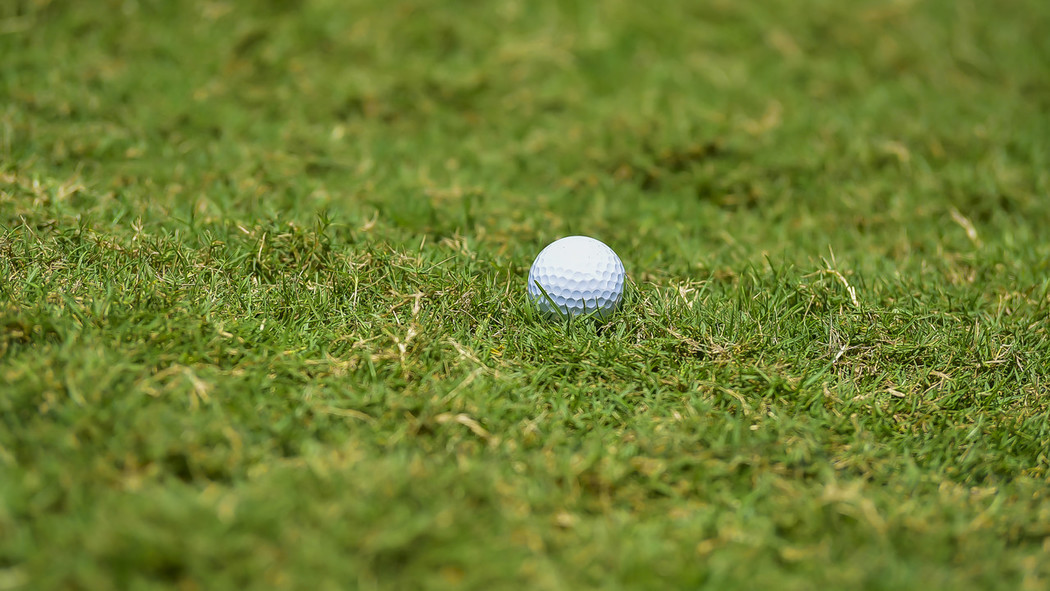
#> input picture images/golf.jpg, 1050 x 591 px
$ python object_removal.py
#> lines starting #> are read from the running program, lines starting #| are printed output that depends on the picture; after the words box and inside, x2 and y2 are one past the last pixel; in counts of white or black regions, pixels touching at a corner belong together
# Program Description: Ball Removal without Machine Learning
# Author: Bryan Flood

# Running the Code:
# Simply change the file path to point to the location of your image
# This program outputs both the before and after of the image

### Research:
# To research this problem, I looked up the most effective methods of object removal
# in Image Processing.

# The most popular solutions are either pattern based or use Generative Adversarial Networks.
# Photo editing software like Photoshop and GIMP provide their own solutions.
# Adobe provides Fill based object removal and Spot Healing.
# Resynthesizer is the most popular solution for GIMP.

# The use of GANs is off the table as it is machine learning.
# Pattern Based is too complex to implement for this kind of assignment as it
# is usually used in conjunction with quilting and subsampling.

# Both the Resynthesizer thesis and the Pattern Matching provided by Adobe inspired
# me to come up with this solution


### Coming up with the algorithm:
# The ball removal was easy. Circle Hough is the best solution for detecting balls and circles.

# To isolate the white, I first tried to use the HSV color space which is notoriously good at isolating colors.
# I found this method produced quite nosy results and focused too much on intensity of the white.
# I ended up just converting the bgr image to gray scale and thresholding to retain only the high values.

# To maximize performance, I created a smaller cropped image based on where white was located in the image.
# When cropping I provide additional padding around the masked area to account for any shadows cast
# and I kept both sides equal so that the algorithm would be just as effective no matter how the image is orientated.

# This means that Circle Hough only must be run on a small subset of the image minimizing runtime and false positives.
# From the dimensions that Circle Hough provides I can easily remove the ball from the image.

# To replace the background based on the research I had done inpainting seemed to be the obvious choice.
# I learned quickly that it was usually only effective when used remove thin lines not large holes.
# In most case producing a distinct and unnatural radial pattern.


# My solution was to mask the top half of the outline and use inpaint to blend it better into the background.
# And for the cases whereby a sample was not available or not of high enough quality
# I made it so the code used the pure inpaint solution.

### Improvements
# There are many improvements that could be made to this algorithm. An algorithm I implemented before this
# Sampled the whole image with multiple smaller samples used to cover the hole.
# This implemented with some basic pattern matching and rough line based stitching using Sobel would produce far better results.
# I moved to a far simpler method due to the fact it was easier to predict when the algorithm would fall back to inpaint
# and because it produced better results with my main images.
# Realistically some form of machine learning should be used for a practical application for example
# A Generative Adversarial Network trained on grass etc.

# A great paper to look at is Image Texture Tools by Paul Francis Harrison
# http://www.logarithmic.net/pfh/thesis
# This is probably the best non-machine learning based solution to this problem
# Well Worth a Read


### Performance:
# My focus with this solution was quality but it still ended up being rather performant.
# The main performance optimisation was running the circle hough on the subset of the image.
# When timed on macOS execution took only a few milliseconds.
# This code was able to run on a live video feed.

# From my testing my solution is quite resistant to false positives.
# When a sample is valid the resulting image is very high quality.


### Error Checking:
# I ensured that the code worked on all images required.
# I preform various error checking within this code:
#       -> I ensure that the image is not None
#       -> I ensure that a ball is detected
#       -> I ensure that sample falls within the bounds of the image
#       -> I ensure that the sample is of high enough quality to be used


### Algorithm:
#  1. Crop image to location of the white ball
#  2. Detect Ball within cropped image using Circle Hough and get its dimensions
#  3. Convert cropped coordinates to lie within the full image
#  4. Get a Sample area of the image to cover the hole
#  5. Convert sample to HSV to measure Standard deviation
#  6. Check if sample is valid based on Standard deviation and whether it lies within the image
#  7. If sample is valid, blend sample in with background using inpainting
#  8. If not valid, use inpainting to fill in hole
#  9. Display before and after images


import cv2
import numpy as np

# Crop to size of mask
# This is not a tight crop
# Also ensures both sides are equal
def crop_image(image, mask):
    y_index, x_index = np.where(mask != 0)
    # Both arrays are sorted based on the contents of y_index
    # So x_index needs to be resorted based on its own contents
    x_index.sort()
    first_x = x_index[0]
    first_y = y_index[0]
    last_x = x_index[len(x_index)-1]
    last_y = y_index[len(y_index)-1]

    # find max width so crop will be square
    x_diff = last_x - first_x
    y_diff = last_y - first_y
    max_diff = x_diff if x_diff > y_diff else y_diff

    # Increase size of cropped area
    min_y = int(first_y*.8)
    max_y = first_y + int(max_diff * 1.5)
    min_x = int(first_x*.8)
    max_x = first_x + int(max_diff * 1.5)
    return image[min_y:max_y, min_x:max_x], min_x, min_y


# Crop to area of white
# This is an optimization that means circle hough
# Doesn't have to run on the whole image
def crop_to_ball(image):
    # Threshold for white
    mask = cv2.cvtColor(image, cv2.COLOR_BGR2GRAY)
    mask[mask < 220] = 0

    # Remove noise and convert to binary image
    kernel = np.ones((5,5),np.uint8)
    mask = cv2.erode(mask,kernel,iterations = 2)
    mask = cv2.bilateralFilter(mask,9,75,75)
    mask = cv2.dilate(mask,kernel,iterations = 5)
    mask = cv2.bilateralFilter(mask,9,75,75)
    mask[mask != 0] = 255

    return crop_image(image, mask)

# Use circle hough to check if a ball is present and return its dimensions
def check_for_ball(image):
    # Convert to grey and blur to prepare for CircleHough
    gray = cv2.cvtColor(image,cv2.COLOR_BGR2GRAY)
    gray = cv2.blur(gray,(5,5))
    height, _, _ = image.shape

    circles = cv2.HoughCircles(gray, cv2.HOUGH_GRADIENT, 1, 20, param1=130, param2=30, minRadius=int(height*.15), maxRadius=int(height*.38))
    if circles is not None:
        for x, y, r in circles[0]:
            return int(x), int(y), int(r), height
    return False


# Sample part of the image to be used to cover the removed object
def sample_image(image, x, y, r, height):
    # Take into consideration the width/height of the crop
    offset_multiplier = height * .60

    # Copy sample area of image to cover hole
    sample = image[y-r-5:y+r+5, int(x-r-5-offset_multiplier):int(x+r+5-offset_multiplier)]
    image[y-r-5:y+r+5, x-r-5:x+r+5] = sample
    return image, sample

# Use inpainting to blend the sample with the original image
def inpaint_sample(image, x, y, r):
    # Copy image as cv2.line alters any image passed to it
    line = image.copy()
    line_size = 5

    # Create white lines to mask the top of the sample
    cv2.line(line, (x-r-line_size,y-r-line_size), (x+r+line_size, y-r-line_size), (255, 255, 255), line_size)
    cv2.line(line, (x-r-line_size,y-r-line_size), (x-r-line_size, y), (255, 255, 255), line_size)
    cv2.line(line, (x+r+line_size,y-r-line_size), (x+r+line_size, y), (255, 255, 255), line_size)

    # Convert image to grayscale then binary
    line = cv2.cvtColor(line,cv2.COLOR_BGR2GRAY)
    line[line != 255] = 0

    # Use mask to blend sample with the background
    sample = cv2.inpaint(image,line,5,cv2.INPAINT_NS)
    return sample

# If no samples are availible inpaint the whole hole
def radial_fill(image, x, y, r):
    # Copy image as cv2.circle alters any image passed to it
    original = image.copy()
    cv2.circle(image, (x, y+15), r+20, (255, 255, 255), -1)

    # Covert to gray and then binary
    image = cv2.cvtColor(image,cv2.COLOR_BGR2GRAY)
    image[image != 255] = 0

    radial = cv2.inpaint(original,image,3,cv2.INPAINT_NS)
    return radial


# This removes the ball from the scene and replaces
# The hole it leaves with grass
def remove_ball(image):
    if(image is None):
        print("Image provided was empty")
        return False

    # Copy images to maintain original
    radial_src = image.copy()
    image_sample = image.copy()

    # Crop to white ball ROI
    cropped_image, min_x, min_y = crop_to_ball(image)

    # Check if a ball was detected
    try:
        x, y, r, width = check_for_ball(cropped_image)
    except TypeError:
        print("No balls were found")
        return False

    # Hough is calculated on cropped image
    # Cordinates need to be updated to match
    # whole image
    x += min_x
    y += min_y

    sample_valid = True

    # Find out if a sample is availible
    try:
        # Get a sample from the image
        image_sample, sample = sample_image(image_sample, x, y, r, width)

        # Get a HSV copy to calculate Standard Deviation
        hsv = cv2.cvtColor(sample, cv2.COLOR_BGR2HSV)

        # Use standard deviation to determine
        # if a sample area is good enough to be sampled
        _, std = cv2.meanStdDev(hsv)
        h_std, _,  _ =  std
        sample_valid = h_std < 5

    except ValueError:
        print("Sample out of bounds and invalid\nRadial inpaint will be used instead")
        sample_valid = False

    print("Ball has been replaced")

    if(sample_valid):
        return inpaint_sample(image_sample, x, y, r)
    else:
        return radial_fill(radial_src, x, y, r)


# Main function that displays images
def main(file_path = "./images/golf.jpg"):
#> called with file_path = './images/golf.jpg'
    original_image = cv2.imread(file_path, 1)
#> original_image is the input picture: shape (591, 1050, 3); mean B, G, R 47.4, 125.9, 110.4
    cv2.imshow("Original Image", original_image)

    cv2.imshow("Final Image", remove_ball(original_image))
#> in crop_to_ball, `mask = cv2.cvtColor(image, cv2.COLOR_BGR2GRAY)`:
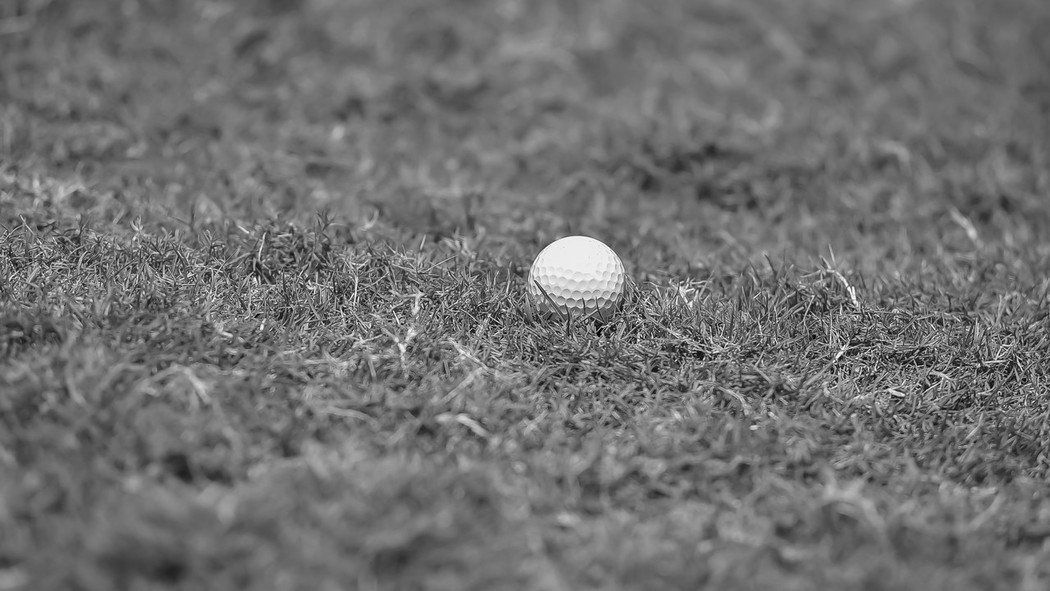
#> mask: shape (591, 1050); min 1, max 254, mean 112.3
#> in crop_to_ball, `mask[mask != 0] = 255`:
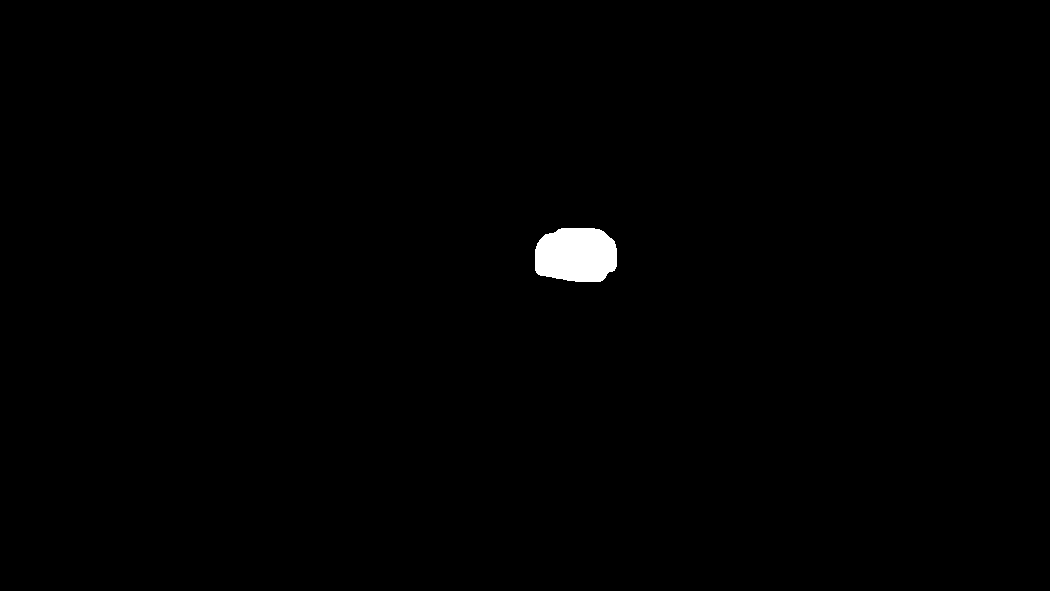
#> mask: shape (591, 1050); 0.61% white; 1 white region, box (x1, y1, x2, y2) and area: (535, 228, 617, 282) 3807
#> in crop_image, `y_index, x_index = np.where(mask != 0)`: y_index = 3807 values from 228 to 281; x_index = 3807 values, max 616 at index 1385, min 535 at index 1386, mean 575.8
#> in crop_image, `first_x = x_index[0]`: first_x = 535
#> in crop_image, `first_y = y_index[0]`: first_y = 228
#> in crop_image, `last_x = x_index[len(x_index)-1]`: last_x = 616
#> in crop_image, `last_y = y_index[len(y_index)-1]`: last_y = 281
#> in crop_image, `x_diff = last_x - first_x`: x_diff = 81
#> in crop_image, `y_diff = last_y - first_y`: y_diff = 53
#> in crop_image, `max_diff = x_diff if x_diff > y_diff else y_diff`: max_diff = 81
#> in crop_image, `min_y = int(first_y*.8)`: min_y = 182
#> in crop_image, `max_y = first_y + int(max_diff * 1.5)`: max_y = 349
#> in crop_image, `min_x = int(first_x*.8)`: min_x = 428
#> in crop_image, `max_x = first_x + int(max_diff * 1.5)`: max_x = 656
#> in remove_ball, `cropped_image, min_x, min_y = crop_to_ball(image)`:
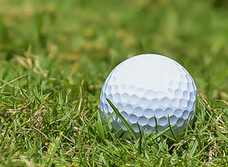
#> cropped_image: shape (167, 228, 3); mean B, G, R 75.3, 139.7, 122.5
#> in remove_ball, `cropped_image, min_x, min_y = crop_to_ball(image)`: min_x = 428; min_y = 182
#> in check_for_ball, `gray = cv2.cvtColor(image,cv2.COLOR_BGR2GRAY)`:
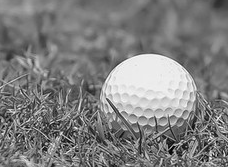
#> gray: shape (167, 228); min 1, max 253, mean 127.2
#> in check_for_ball, `gray = cv2.blur(gray,(5,5))`:
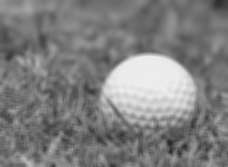
#> gray: shape (167, 228); min 37, max 237, mean 127.3
#> in check_for_ball, `circles = cv2.HoughCircles(gray, cv2.HOUGH_GRADIENT, 1, 20, param1=130..`: circles = [[148.5, 99.5, 46.9]]
#> the loop in check_for_ball, `for x, y, r in circles[0]:` made 1 pass
#> in remove_ball, `x, y, r, width = check_for_ball(cropped_image)`: x = 148; y = 99; r = 46; width = 167
#> in remove_ball, `x += min_x`: x = 576
#> in remove_ball, `y += min_y`: y = 281
#> in sample_image, `offset_multiplier = height * .60`: offset_multiplier = 100.2
#> in remove_ball, `image_sample, sample = sample_image(image_sample, x, y, r, width)`:
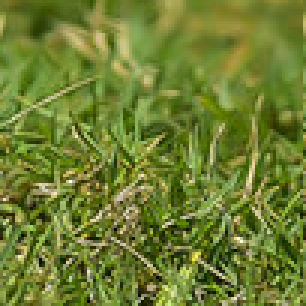
#> sample: shape (102, 102, 3) (shown 3 times larger); mean B, G, R 49.3, 126.2, 110.2
#> in remove_ball, `hsv = cv2.cvtColor(sample, cv2.COLOR_BGR2HSV)`: hsv: shape (102, 102, 3); mean H, S, V 36.1, 164.8, 127
#> in remove_ball, `_, std = cv2.meanStdDev(hsv)`: std = [4.9, 43.56, 35.03]
#> in remove_ball, `h_std, _,  _ =  std`: h_std = [4.9]
#> in remove_ball, `sample_valid = h_std < 5`: sample_valid = [True]
#> in inpaint_sample, `line[line != 255] = 0`:
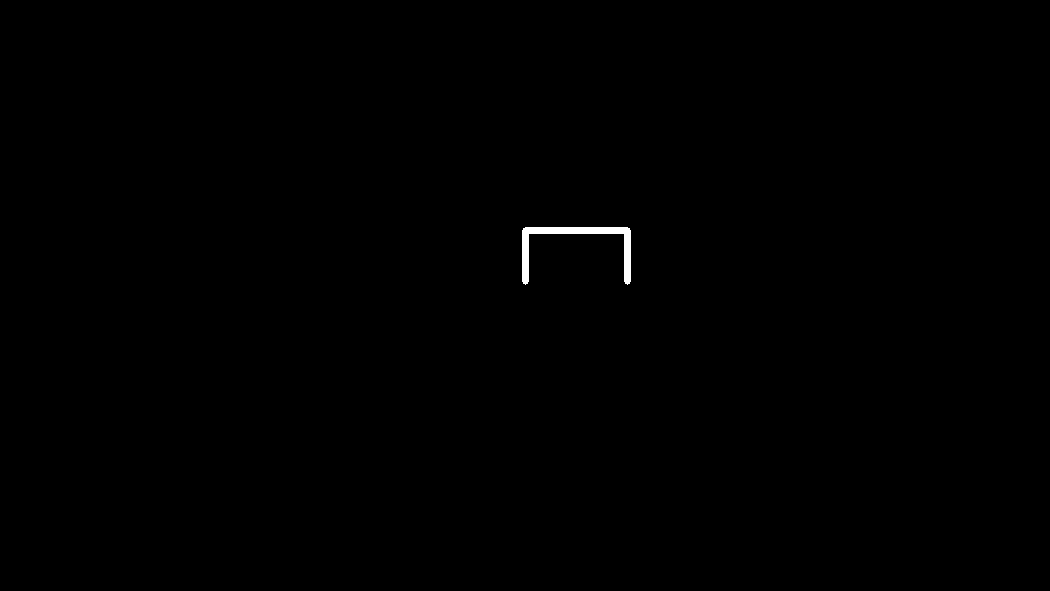
#> line: shape (591, 1050); 0.23% white; 1 white region, box (x1, y1, x2, y2) and area: (522, 227, 631, 285) 1447

    # Ensure window doesn't close
    cv2.waitKey(0)
    cv2.destroyAllWindows()


if __name__ == "__main__":
    main()
